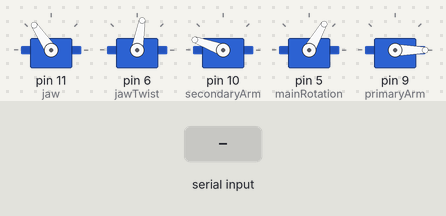
A sketch run on a simulated Arduino Uno, built with avr-gcc and run on an emulated ATmega328P. On the bench: 5 × servo. The test bench sets the inputs (shaded band).

Above: at 1.2 s.
1.3 s: "$&" received over Serial
At 2.2 s:
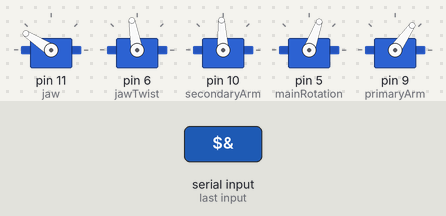
Timing chart, 0 to 4.3 s (numbered marks = the images above; inputs shaded):
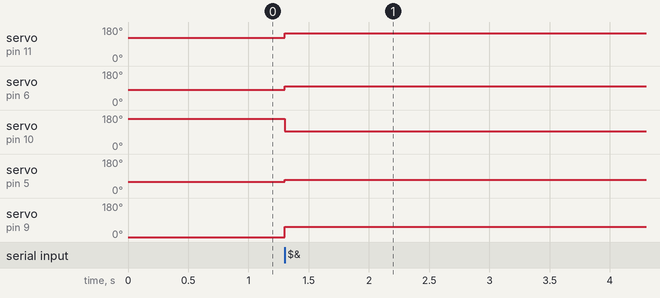

Measured:
- after the input at 1.3 s, servo on pin 11 (jaw): 124° → 147° at once; servo on pin 6 (jawTwist): 80° → 100° at once; servo on pin 10 (secondaryArm): 160° → 93° at once; servo on pin 5 (mainRotation): 60° → 70° at once; servo on pin 9 (primaryArm): 0° → 55° at once

The sketch:

arm.ino
```cpp
#include <Servo.h>
Servo jaw;
Servo jawTwist;
Servo secondaryArm;
Servo mainRotation;
Servo primaryArm;

int posA;
int posB;
int posC;
int posD;
int posE;

byte jawVal[30];
byte jawTwistVal[30];
byte secondaryArmVal[30];
byte mainRotationVal[30];
byte primaryArmVal[30];

void setup() {
  Serial.begin(9600);

  jaw.attach(11);
  jawTwist.attach(6);
  secondaryArm.attach(10);
  mainRotation.attach(5);
  primaryArm.attach(9);

  jaw.write(124);
  jawTwist.write(80);
  secondaryArm.write(160);
  mainRotation.write(60);
  primaryArm.write(0);

  posA=90;
  posB=90;
  posC=70;
  posD=40;
  posE=90;

}

void loop() {
  String x[5];
  int from=0;
  int i1=0;

    while(Serial.available()>0) {
    String a = Serial.readStringUntil('&');
    int len=a.length();
    for(int i=0;i<len;i++){
      if(a.charAt(i)=='$'){
        x[i1]=a.substring(from,i);
        from=++i;
        i1++;
      }
    }

    int varTwist=x[0].toInt();
    int varPitchPalm=x[1].toInt();
    int varYaw=x[2].toInt();
    int varPitchArm=x[3].toInt();
    int varJaw=x[4].toInt();

    varTwist=map(varTwist,-80,60,20,160);//roll
    varPitchPalm=map(varPitchPalm,-40,40,160,25);//pitch palm
    varYaw=map(varYaw,-15,15,30,110);//yaw
    varPitchArm=map(varPitchArm,-40,40,110,0);//pitch arm
    varJaw=map(varJaw,125,470,124,60);//jaw

    jaw.write(varJaw);
    jawTwist.write(varTwist);
    secondaryArm.write(varPitchPalm);
    mainRotation.write(varYaw);
    primaryArm.write(varPitchArm);
  }
}
```
